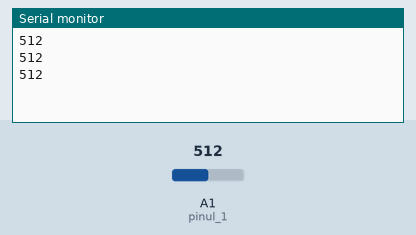
A sketch run on a simulated Arduino Uno, built with avr-gcc and run on an emulated ATmega328P. Parts: the last lines printed to the serial monitor. The test bench sets the inputs (shaded band); at power-on: A1 (pinul_1) = 512.

Above: at 1.3 s.
1.4 s: A1 (pinul_1) set to 716
At 1.9 s:
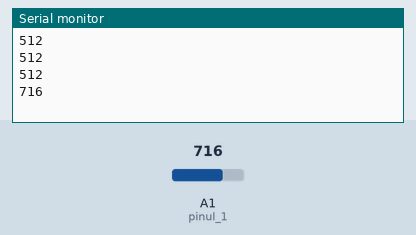
2.9 s: A1 (pinul_1) set to 900
At 3.4 s:
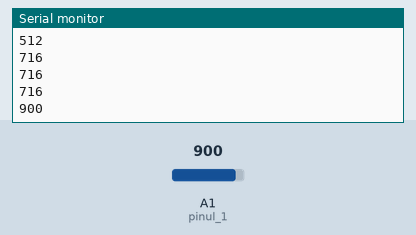
Timing chart, 0 to 5.9 s (numbered marks = the images above; inputs shaded):
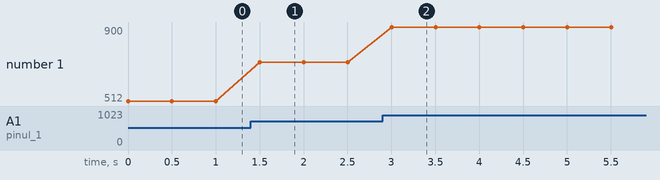

The sketch:

sketch_jun05a.ino
```cpp
int pinul_1=A1;
int lumina;
int dl=500;
int becu1;
int becu2;


void setup() {
  // put your setup code here, to run once:
Serial.begin(9600);
pinMode(pinul_1, INPUT);
pinMode(becu1, OUTPUT);
pinMode(becu2, OUTPUT);
if (lumina>200){
   digitalWrite(becu1, HIGH);
   digitalWrite(becu2, LOW);
}
if (lumina<200){
   digitalWrite(becu1, LOW);
   digitalWrite(becu2, HIGH);
}

}

void loop() {
  // put your main code here, to run repeatedly:
lumina=analogRead(pinul_1);
Serial.println(lumina);
delay (dl);
}
```

Measured:
- after the input at 1.4 s, the serial monitor: prints a new line after 0.10 s (image 1)
- after the input at 2.9 s, the serial monitor: prints a new line after 0.10 s (image 2)
- plotted number 1: 512 → 716 after the input at 1.4 s, 716 → 900 after the input at 2.9 s
